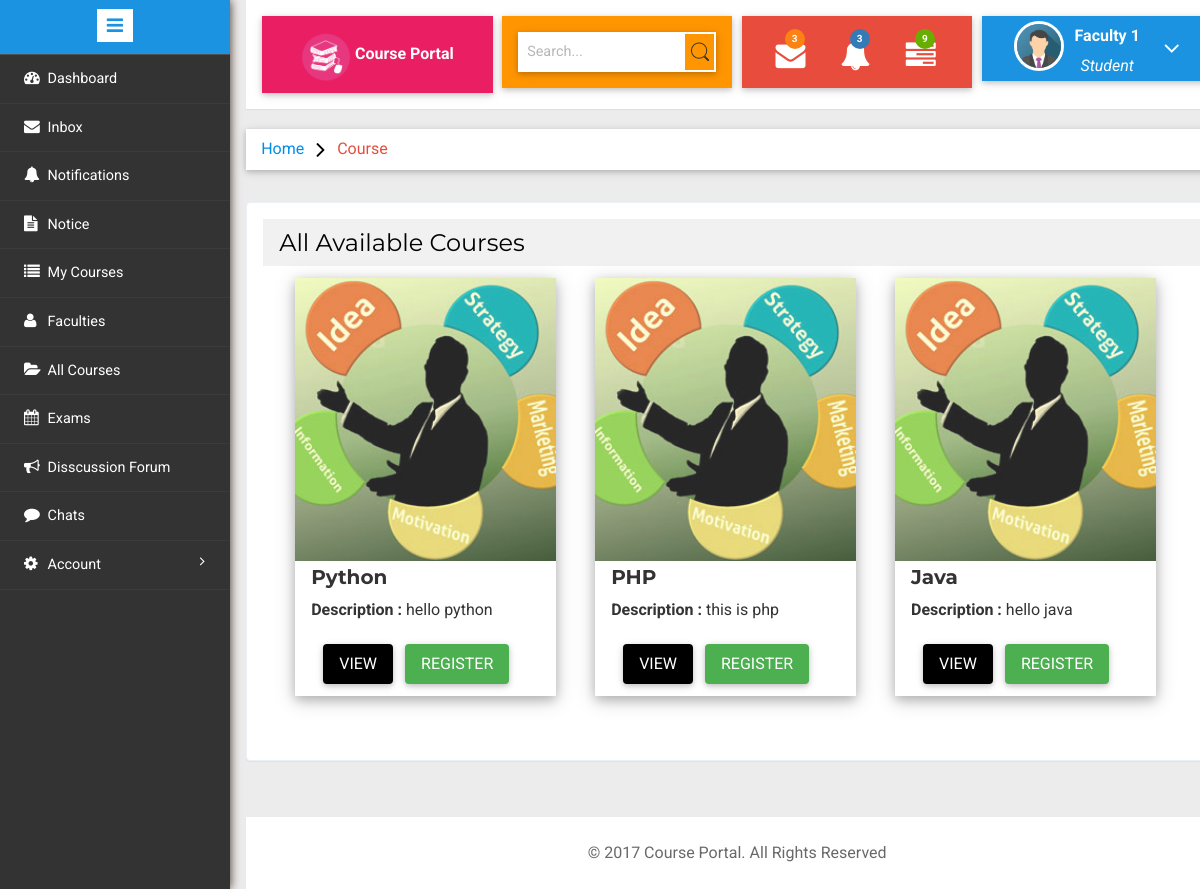
Page /student/index.php?page=course (signed in) on the earlier database version.
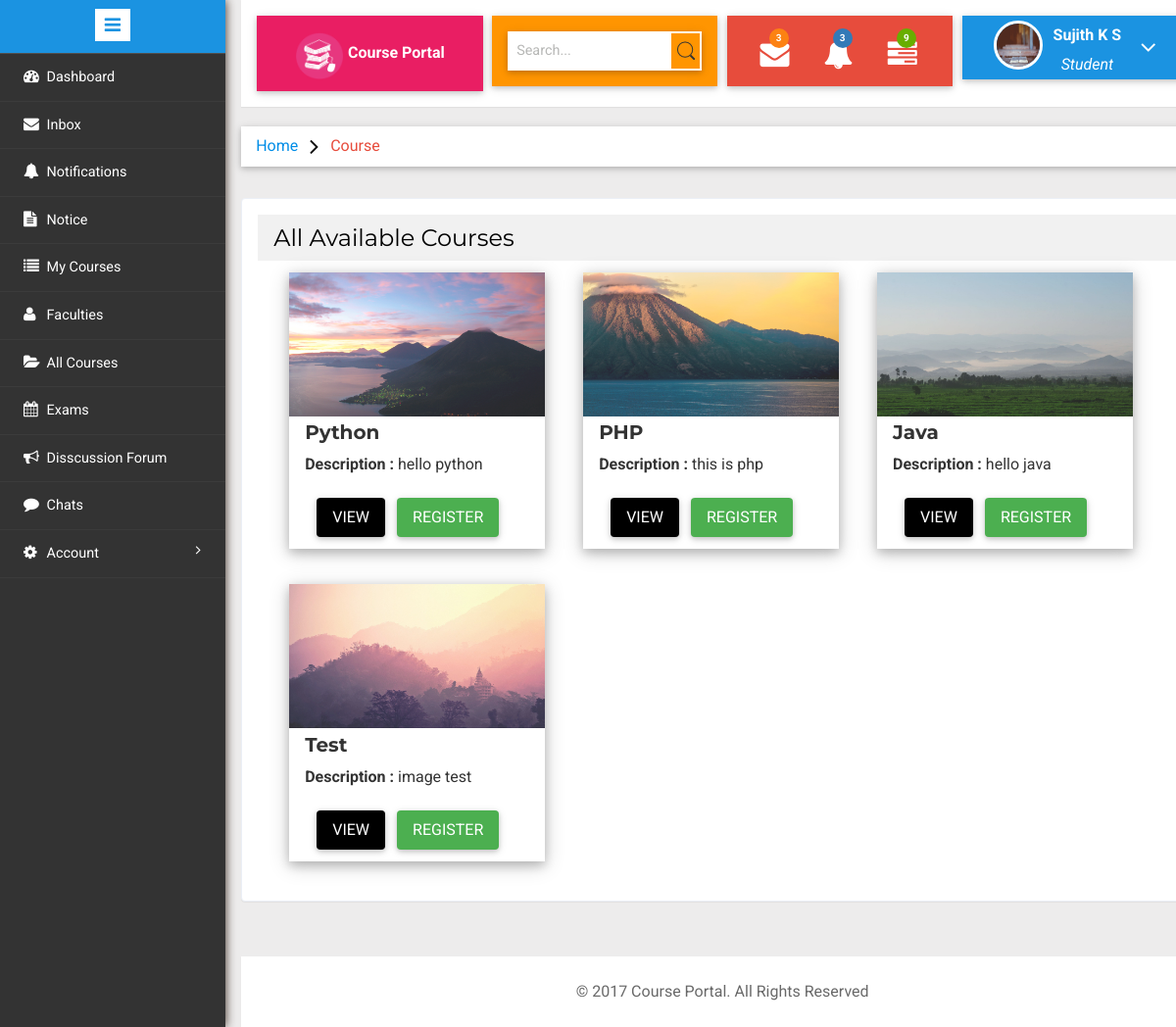
Same page on the later database version.
### tables this page shows
CREATE TABLE `users` (
  `id` int(11) NOT NULL,
  `name` char(40) NOT NULL,
  `email` varchar(40) NOT NULL,
  `pass` varchar(40) NOT NULL,
  `type` varchar(10) NOT NULL,
  `mobile` bigint(11) NOT NULL,
  `gender` varchar(40) NOT NULL,
  `image` varchar(50) NOT NULL DEFAULT '../images/avatar.png',
  `dob` date NOT NULL,
  `join_date` datetime NOT NULL DEFAULT CURRENT_TIMESTAMP
);

CREATE TABLE `courses` (
  `courseId` int(11) NOT NULL,
  `courseName` varchar(50) NOT NULL,
  `shortD` varchar(100) NOT NULL,
  `longD` varchar(1000) NOT NULL,
  `courseImage` varchar(100) NOT NULL DEFAULT '../images/default-c.jpg'
);

### student/course.php (the view, shortened to what the changed rows need)
<?php
    $sid=$_SESSION['user_id'];
    $card='<div class="w3-row-padding">';
    $count=0;
	$query="SELECT * FROM `courses`";
	$result = mysqli_query($con,$query) or die(mysqli_error());
    while($row=$result->fetch_assoc()){
        $count+=1;
        $cid=$row['courseId'];
        $card.='
                <div class="w3-third">
                    <div class="w3-card-4" style="width:92%;max-width:300px;margin-top:12px;">
                        <img src="'.$row['courseImage'].'" alt="Avatar" style="width:100%;opacity:0.85">
                        <div class="w3-container">
                            <h4><b>'.$row['courseName'].'</b></h4>
                            <p>
                                <strong>Description : </strong>'.$row['shortD'].'<br />
                            </p>
                            <a class="w3-button w3-blue w3-hover-red w3-round w3-card-2" style="margin-left:12px;margin-top:12px;margin-bottom:12px" href="index.php?page=course-view&id='.$cid.'">VIEW</a>';
        if(!getRStatus($sid,$cid)) $card.='<a class="w3-button w3-green w3-hover-red w3-round w3-card-2" style="margin-left:12px;margin-top:12px;margin-bottom:12px" href="index.php?page=course-view&id='.$cid.'&action=register">REGISTER</a>';
                        $card .='</div>
                     </div>
                </div>';
        if($count%3==0)
            $card.='
            </div>
            <div class="w3-row-padding">
            <br />';
    }
    function getRStatus($sid,$cid){
        require('../connection.php');
        $query="SELECT * FROM `student_courses_taken` WHERE stdId=$sid AND crsId=$cid";
        $result = mysqli_query($con,$query) or die(mysqli_error());
        if(mysqli_num_rows($result)==1) return true;
        else return false;
      }
?>
<div class="w3-card-" style="width:100%">
<div class="w3-card-4  validation-system validation-form">
<div class="w3-container">
    <?php echo $card; ?>
</div>
</div><br />
</div>

### student/index.php (shortened to what the changed rows need)
<?php
	require("../auth.php");
		$home="dashboard.php";
	function getName(){
		$sid=$_SESSION['user_id'];
		require('../connection.php');
		$query="SELECT * FROM `users` WHERE id=$sid";
        $result = mysqli_query($con,$query) or die(mysqli_error());
        $row=$result->fetch_assoc();
        return $row["name"];
	}
	function getAvatar(){
		$sid=$_SESSION['user_id'];
		require('../connection.php');
		$query="SELECT * FROM `users` WHERE id=$sid";
        $result = mysqli_query($con,$query) or die(mysqli_error());
        $row=$result->fetch_assoc();
        return $row["image"];
	}
?>
<!DOCTYPE HTML>
<html>
<head>
<link href="css/bootstrap.min.css" rel='stylesheet' type='text/css' />
<link href="../css/w3.css" rel='stylesheet' type='text/css' />
<link href="css/style.css" rel='stylesheet' type='text/css' />
<link rel="stylesheet" href="css/morris.css" type="text/css"/>
<link href="css/font-awesome.css" rel="stylesheet">
<link rel="stylesheet" href="css/icon-font.min.css" type='text/css' />
</head>
<body>
   <div class="page-container">
<div class="left-content">
	   <div class="mother-grid-inner">
				<div class="header-main w3-card-2">
						<div class="profile_details w3l w3-card-2">
								<ul>
									<li class="dropdown profile_details_drop">
										<a href="#" class="dropdown-toggle" data-toggle="dropdown" aria-expanded="false">
											<div class="profile_img">
												<span class="prfil-img"><img src="<?php echo getAvatar(); ?>" alt=""> </span>
												<div class="user-name">
													<p><?php echo getName(); ?></p>
													<span>Student</span>
												</div>
											</div>
										</a>
									</li>
								</ul>
							</div>
				</div>
 <?php
		@$page=  $_GET['page'];
		  if($page!="")
		  {
			switch($page){
				case "course": include('course.php'); break;
			}
		  }
		  else
		  {
		  include($home);
		  }
		  ?>
<br />
</div>
</div>
							</div>
</body>
</html>

Differences in the rows shown:
changed users: image: picture added in place of a placeholder; name "Faculty 1" → "Sujith K S"
changed courses "Python": courseImage: picture added in place of a placeholder
changed courses "PHP": courseImage: picture added in place of a placeholder
changed courses "Java": courseImage: picture added in place of a placeholder
added courses: courseImage (picture), courseName "Test", shortD "image test"
